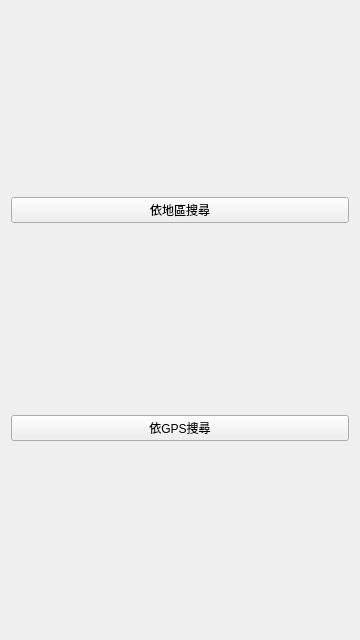
<?xml version="1.0" encoding="UTF-8"?>
<ui version="4.0">
 <class>MainWindow</class>
 <widget class="QMainWindow" name="MainWindow">
  <property name="geometry">
   <rect>
    <x>0</x>
    <y>0</y>
    <width>360</width>
    <height>640</height>
   </rect>
  </property>
  <property name="windowTitle">
   <string>MainWindow</string>
  </property>
  <widget class="QWidget" name="centralWidget">
   <layout class="QVBoxLayout" name="verticalLayout">
    <item>
     <widget class="QPushButton" name="pushButton">
      <property name="text">
       <string>依地區搜尋</string>
      </property>
     </widget>
    </item>
    <item>
     <widget class="QPushButton" name="pushButton_2">
      <property name="text">
       <string>依GPS搜尋</string>
      </property>
     </widget>
    </item>
   </layout>
  </widget>
 </widget>
 <layoutdefault spacing="6" margin="11"/>
 <resources/>
 <connections/>
</ui>
